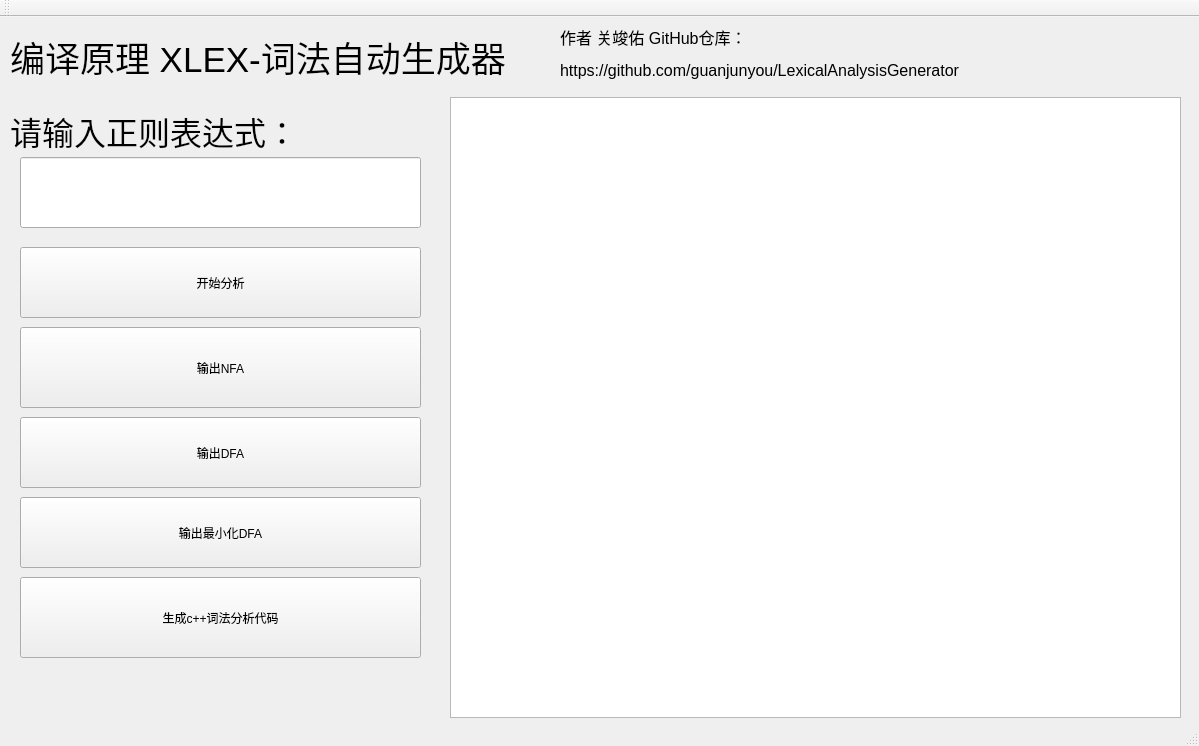
<?xml version="1.0" encoding="UTF-8"?>
<ui version="4.0">
 <class>Parsing</class>
 <widget class="QMainWindow" name="Parsing">
  <property name="geometry">
   <rect>
    <x>0</x>
    <y>0</y>
    <width>1199</width>
    <height>746</height>
   </rect>
  </property>
  <property name="windowTitle">
   <string>Parsing</string>
  </property>
  <widget class="QWidget" name="centralWidget">
   <widget class="QLabel" name="label_2">
    <property name="geometry">
     <rect>
      <x>10</x>
      <y>10</y>
      <width>511</width>
      <height>61</height>
     </rect>
    </property>
    <property name="text">
     <string>&lt;html&gt;&lt;head/&gt;&lt;body&gt;&lt;p&gt;&lt;span style=&quot; font-size:26pt;&quot;&gt;编译原理 XLEX-词法自动生成器&lt;/span&gt;&lt;/p&gt;&lt;/body&gt;&lt;/html&gt;</string>
    </property>
   </widget>
   <widget class="QTableWidget" name="tableWidget">
    <property name="geometry">
     <rect>
      <x>450</x>
      <y>80</y>
      <width>731</width>
      <height>621</height>
     </rect>
    </property>
   </widget>
   <widget class="QTextBrowser" name="textBrowser">
    <property name="geometry">
     <rect>
      <x>450</x>
      <y>80</y>
      <width>731</width>
      <height>621</height>
     </rect>
    </property>
   </widget>
   <widget class="QLabel" name="label_3">
    <property name="geometry">
     <rect>
      <x>560</x>
      <y>0</y>
      <width>631</width>
      <height>71</height>
     </rect>
    </property>
    <property name="text">
     <string>&lt;html&gt;&lt;head/&gt;&lt;body&gt;&lt;p&gt;&lt;span style=&quot; font-size:12pt;&quot;&gt;作者 关竣佑 GitHub仓库：&lt;/span&gt;&lt;/p&gt;&lt;p&gt;&lt;span style=&quot; font-size:12pt;&quot;&gt;https://github.com/guanjunyou/LexicalAnalysisGenerator&lt;/span&gt;&lt;/p&gt;&lt;/body&gt;&lt;/html&gt;</string>
    </property>
   </widget>
   <widget class="QLabel" name="label">
    <property name="geometry">
     <rect>
      <x>10</x>
      <y>90</y>
      <width>439</width>
      <height>46</height>
     </rect>
    </property>
    <property name="text">
     <string>&lt;html&gt;&lt;head/&gt;&lt;body&gt;&lt;p&gt;&lt;span style=&quot; font-size:24pt;&quot;&gt;请输入正则表达式：&lt;/span&gt;&lt;/p&gt;&lt;/body&gt;&lt;/html&gt;</string>
    </property>
   </widget>
   <widget class="QLineEdit" name="lineEdit">
    <property name="geometry">
     <rect>
      <x>20</x>
      <y>140</y>
      <width>401</width>
      <height>71</height>
     </rect>
    </property>
    <property name="font">
     <font>
      <family>Arial Narrow</family>
      <pointsize>16</pointsize>
     </font>
    </property>
   </widget>
   <widget class="QPushButton" name="pushButton">
    <property name="geometry">
     <rect>
      <x>20</x>
      <y>230</y>
      <width>401</width>
      <height>71</height>
     </rect>
    </property>
    <property name="text">
     <string>开始分析</string>
    </property>
   </widget>
   <widget class="QPushButton" name="pushButton_2">
    <property name="geometry">
     <rect>
      <x>20</x>
      <y>310</y>
      <width>401</width>
      <height>81</height>
     </rect>
    </property>
    <property name="text">
     <string>输出NFA</string>
    </property>
   </widget>
   <widget class="QPushButton" name="pushButton_3">
    <property name="geometry">
     <rect>
      <x>20</x>
      <y>400</y>
      <width>401</width>
      <height>71</height>
     </rect>
    </property>
    <property name="text">
     <string>输出DFA</string>
    </property>
   </widget>
   <widget class="QPushButton" name="pushButton_4">
    <property name="geometry">
     <rect>
      <x>20</x>
      <y>480</y>
      <width>401</width>
      <height>71</height>
     </rect>
    </property>
    <property name="text">
     <string>输出最小化DFA</string>
    </property>
   </widget>
   <widget class="QPushButton" name="pushButton_5">
    <property name="geometry">
     <rect>
      <x>20</x>
      <y>560</y>
      <width>401</width>
      <height>81</height>
     </rect>
    </property>
    <property name="text">
     <string>生成c++词法分析代码</string>
    </property>
   </widget>
  </widget>
  <widget class="QToolBar" name="mainToolBar">
   <attribute name="toolBarArea">
    <enum>TopToolBarArea</enum>
   </attribute>
   <attribute name="toolBarBreak">
    <bool>false</bool>
   </attribute>
  </widget>
  <widget class="QStatusBar" name="statusBar"/>
 </widget>
 <layoutdefault spacing="6" margin="11"/>
 <resources/>
 <connections/>
</ui>
